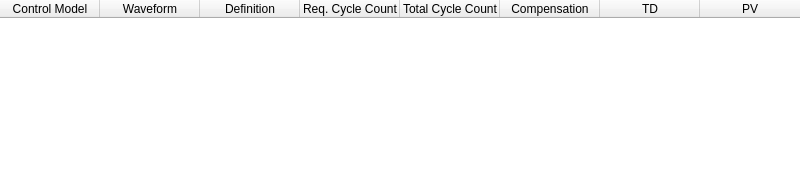
<?xml version="1.0" encoding="UTF-8"?>
<ui version="4.0">
 <class>TestStatusGroupForm</class>
 <widget class="QMainWindow" name="TestStatusGroupForm">
  <property name="geometry">
   <rect>
    <x>0</x>
    <y>0</y>
    <width>800</width>
    <height>191</height>
   </rect>
  </property>
  <property name="windowTitle">
   <string>Test status</string>
  </property>
  <widget class="QWidget" name="centralwidget">
   <layout class="QVBoxLayout" name="verticalLayout">
    <property name="spacing">
     <number>0</number>
    </property>
    <property name="leftMargin">
     <number>0</number>
    </property>
    <property name="topMargin">
     <number>0</number>
    </property>
    <property name="rightMargin">
     <number>0</number>
    </property>
    <property name="bottomMargin">
     <number>0</number>
    </property>
    <item>
     <widget class="QTableWidget" name="tableWidget">
      <property name="styleSheet">
       <string notr="true">border:none</string>
      </property>
      <column>
       <property name="text">
        <string>Control Model</string>
       </property>
      </column>
      <column>
       <property name="text">
        <string>Waveform</string>
       </property>
      </column>
      <column>
       <property name="text">
        <string>Definition</string>
       </property>
      </column>
      <column>
       <property name="text">
        <string>Req. Cycle Count</string>
       </property>
      </column>
      <column>
       <property name="text">
        <string>Total Cycle Count</string>
       </property>
      </column>
      <column>
       <property name="text">
        <string>Compensation</string>
       </property>
      </column>
      <column>
       <property name="text">
        <string>TD</string>
       </property>
      </column>
      <column>
       <property name="text">
        <string>PV</string>
       </property>
      </column>
     </widget>
    </item>
   </layout>
  </widget>
 </widget>
 <resources/>
 <connections/>
</ui>
